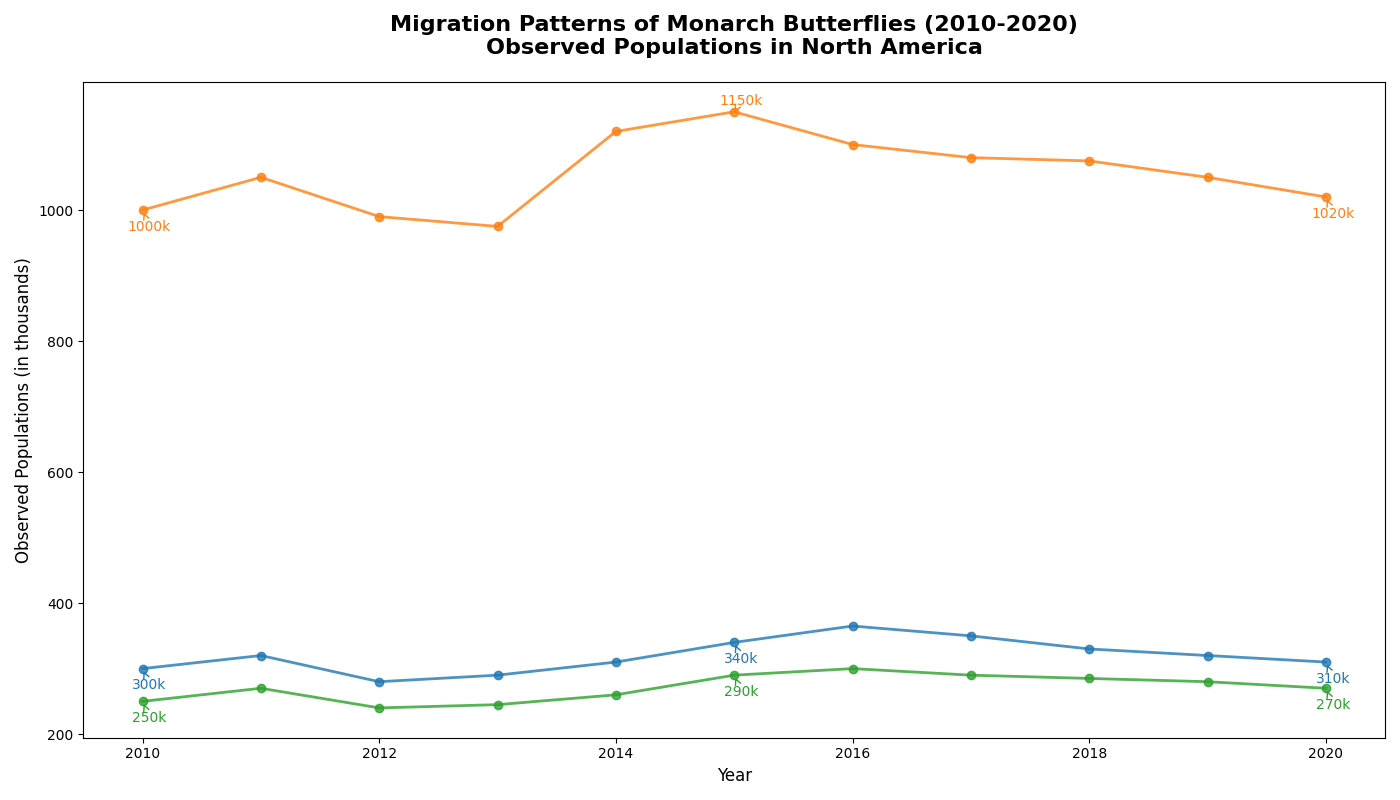

Here is the Python script that generated this plot:
import matplotlib.pyplot as plt
import numpy as np

# Data: Monarch Butterfly populations observed at different points in North America
years = np.arange(2010, 2021)
populations = {
    'Canada': [300, 320, 280, 290, 310, 340, 365, 350, 330, 320, 310],
    'USA': [1000, 1050, 990, 975, 1120, 1150, 1100, 1080, 1075, 1050, 1020],
    'Mexico': [250, 270, 240, 245, 260, 290, 300, 290, 285, 280, 270]
}

# Setup the plot
plt.figure(figsize=(14, 8))

# Colors for each region line
colors = ['#1f77b4', '#ff7f0e', '#2ca02c']

# Plot data with annotations for each region
for (region, pops), color in zip(populations.items(), colors):
    plt.plot(years, pops, '-o', color=color, linewidth=2, markersize=6, alpha=0.8)
    
    # Annotate for key data points for each region
    midpoint_index = len(years) // 2
    key_points = [(years[0], pops[0]), (years[midpoint_index], pops[midpoint_index]), (years[-1], pops[-1])]
    for (year, pop) in key_points:
        plt.annotate(f'{pop}k', xy=(year, pop), xytext=(5, -15 if pop < max(pops) else 5), 
                     textcoords='offset points', arrowprops=dict(arrowstyle='->', color=color), 
                     fontsize=10, color=color, ha='center')

# Set titles and labels
plt.title('Migration Patterns of Monarch Butterflies (2010-2020)\nObserved Populations in North America', 
          fontsize=16, fontweight='bold', pad=20)
plt.xlabel('Year', fontsize=12)
plt.ylabel('Observed Populations (in thousands)', fontsize=12)

# Ensure tight layout for readability
plt.tight_layout()

# Show the plot
plt.show()
